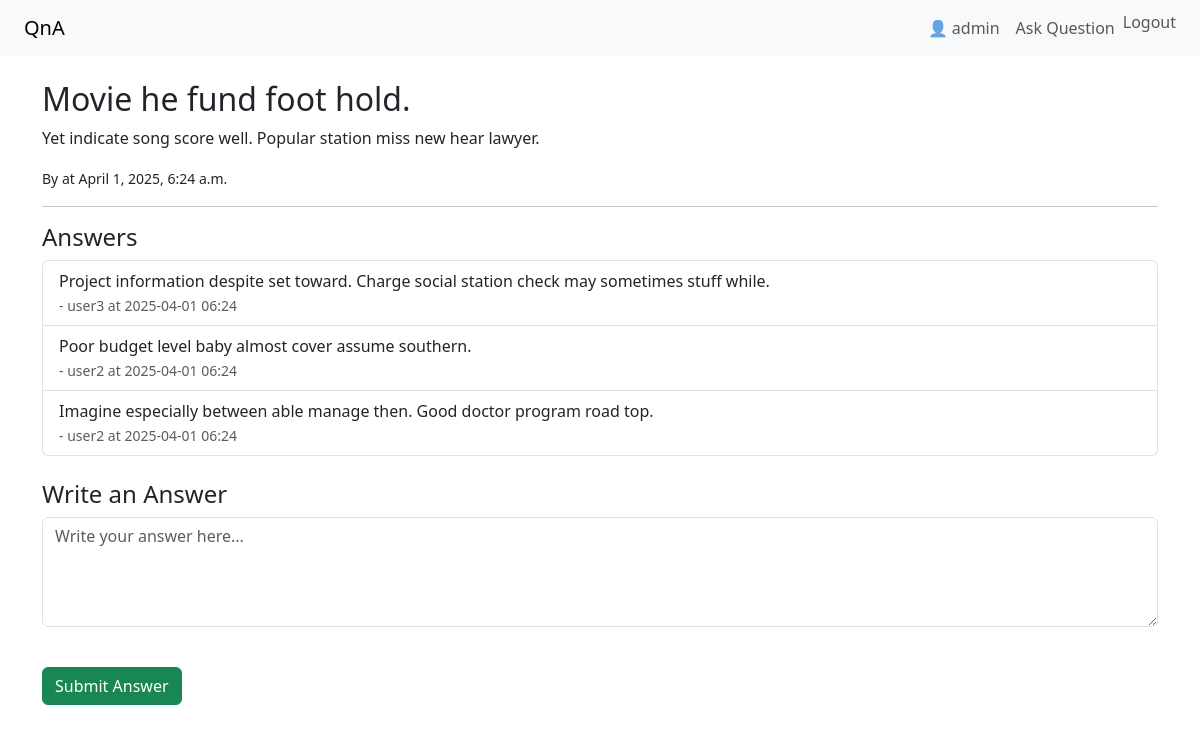
The page /question/11/ (signed in) on the database its author committed.
### qa/models.py (models this page shows, shortened)
class Question(models.Model):
    title = models.CharField(max_length=200)
    content = models.TextField()
    author = models.ForeignKey(User, on_delete=models.CASCADE)
    created_at = models.DateTimeField(auto_now_add=True)

class Answer(models.Model):
    question = models.ForeignKey(Question, on_delete=models.CASCADE, related_name='answers')
    content = models.TextField()
    author = models. ForeignKey(User, on_delete=models.CASCADE)
    created_at = models.DateTimeField(auto_now_add=True)

### qa/views.py (the view, shortened to what this page needs)
# urls.py: path('question/<int:pk>/', views.question_detail, name='question_detail'),
def question_detail(request, pk):
    question = get_object_or_404(Question, pk = pk)
    return render(request, 'qa/question_detail.html', {'question': question})

### qa/templates/qa/question_detail.html (shortened to what this page needs)
{% extends 'qa/base.html' %}
{% block content %}
<h2>{{ question.title }}</h2>
<p>{{ question.content }}</p>
<p><small>By {{ question.author.usernmae }} at {{ question.created_at }}</small></p>
<hr>
<h4>Answers</h4>
<ul class="list-group mb-4">
  {% for answer in question.answers.all %}
    <li class="list-group-item">
      {{ answer.content }}<br><small class="text-muted"> - {{ answer.author.username }} at {{ answer.created_at|date:"Y-m-d H:i"}}</small>
    </li>
  {% empty %}
    <li class="list-group-item">No answers yet.</li>
  {% endfor %}
</ul>
{% if user.is_authenticated %}
  <h4>Write an Answer</h4>
  <form action="post">
    <div class="mb-3">
      <textarea name="content" class="form-control" rows = "4" placeholder="Write your answer here..."></textarea><br>
    </div>
    <button type="submit" class="btn btn-success">Submit Answer</button>
  </form>
{% else %}
  <p><a href="{% url 'login' %}">Login</a> to write an answer.</p>
{% endif %}
{% endblock %}

### qa/templates/qa/base.html (shortened to what this page needs)
<!DOCTYPE html>
<html lang="en">
<head>
    <link href="https://cdn.jsdelivr.net/npm/bootstrap@5.3.2/dist/css/bootstrap.min.css" rel="stylesheet">
</head>
<body>
    <nav class="navbar navbar-expand-lg navbar-light bg-light px-4">
        <a class="navbar-brand" href="/">QnA</a>
        <div class="collapse navbar-collapse">
            <ul class="navbar-nav ms-auto">
                {% if user.is_authenticated %}
                <li class="nav-item">
                    <span class="nav-link">👤 {{ user.username }}</span>
                </li>
                <li class="nav-item">
                    <a class="nav-link" href="{% url 'ask_question' %}">Ask Question</a>
                </li>
                <li class="nav-item">
                    <form action="{% url 'logout' %}" method="post" class="d-inline">
                        <button type="submit" class="btn btn-link nav-link" style="display:inline; padding: 0;">Logout</button>
                    </form>
                </li>
                {% else %}
                <li class="nav-item">
                    <a class="nav-link" href="{% url 'login' %}">Login</a>
                </li>
                {% endif %}
            </ul>
        </div>
    </nav>
    <div class="container mt-4">
        {% block content %}
        {% endblock %}
    </div>
</body>
</html>

### rows shown on the page
Question: title "Movie he fund foot hold.", content "Yet indicate song score well. Popular station miss new hear lawyer.", created_at "April 1, 2025, 6:24 a.m."
Answer: content "Project information despite set toward. Charge social station check may sometimes stuff while.", author.username "user3", created_at "2025-04-01 06:24"
Answer: content "Poor budget level baby almost cover assume southern.", author.username "user2", created_at "2025-04-01 06:24"
Answer: content "Imagine especially between able manage then. Good doctor program road top.", author.username "user2", created_at "2025-04-01 06:24"

### other values the page prints
{{ user.username }} "admin"
